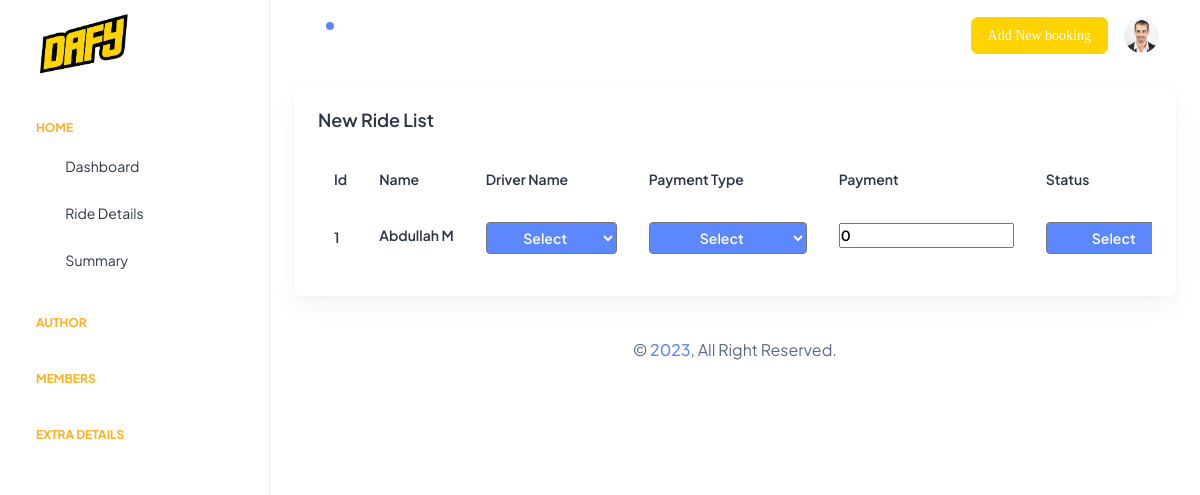
/backend/src/update.php?id=1 (signed in), run on the app's committed database.
### tables this page shows
CREATE TABLE `customer` (
  `id` int(11) NOT NULL,
  `name` varchar(30) NOT NULL,
  `email` varchar(20) NOT NULL,
  `phone` varchar(13) NOT NULL,
  `pick_up` varchar(40) NOT NULL,
  `drop_in` varchar(40) NOT NULL,
  `ride_type` varchar(30) NOT NULL,
  `time_ride` varchar(20) NOT NULL,
  `date` varchar(20) NOT NULL,
  `time` varchar(20) NOT NULL,
  `v_name` varchar(30) NOT NULL,
  `v_type` varchar(30) NOT NULL,
  `driver_name` varchar(30) NOT NULL,
  `payment_type` varchar(30) NOT NULL,
  `payment` varchar(20) NOT NULL,
  `status` varchar(20) NOT NULL
);

### backend/src/update.php (the view, shortened to what this page needs)
<?php
include "../database/connection.php";
$g_id = $_GET['id'];
include_once 'header.php';
?>
<div class="container-fluid">
            <div class="row">
              <div class="col-lg-100 d-flex align-items-center">
                <div class="card w-100">
                  <div class="card-body p-4">
                    <h5 class="card-title fw-semibold mb-4">New Ride List </h5>
                    <div class="table-responsive">
                      <table class="table text-nowrap mb-0 align-middle">
                      <thead class="text-dark fs-4">
                          <tr>
                            <th class="border-bottom-0">
                              <h6 class="fw-semibold mb-0">Id</h6>
                            </th>
                            <th class="border-bottom-0">
                              <h6 class="fw-semibold mb-0">Name</h6>
                            </th>
                            <th class="border-bottom-0">
                              <h6 class="fw-semibold mb-0">Driver Name</h6>
                            </th>
                            <th class="border-bottom-0 data5">
                              <h6 class="fw-semibold mb-0">Payment Type</h6>
                            </th>
                            <th class="border-bottom-0">
                              <h6 class="fw-semibold mb-0">Payment</h6>
                            </th>
                            <th class="border-bottom-0">
                              <h6 class="fw-semibold mb-0">Status</h6>
                            </th>
                            </tr>
                        </thead>
                          <tbody>
                                              <?php
                                              $sql = mysqli_query($conn, "SELECT * FROM `customer` WHERE id= $g_id");
                                              if (mysqli_num_rows($sql) > 0) {
                                                echo '<form method="POST">';
                                                while ($edit = mysqli_fetch_array($sql)) {
                                                  echo '
                                                  <tr>
                                                  <td class="border-bottom-0"><h6 class="fw-semibold mb-0">'.  $edit['id'] .'</h6></td>
                                                  <td class="border-bottom-0"><h6 class="fw-semibold mb-1">'. $edit['name'] .'</h6></td>
                                                  <td class="border-bottom-0 data5">
                                                  <select name="assign" id="" class="badge bg-primary fw-semibold">
                                                      <option selected disabled>Select</option>
                                                  </select>
                                                  </td>
                                                  <td class="border-bottom-0 data5">
                                                  <select name="pay_type" id="" class="badge bg-primary fw-semibold">
                                                      <option selected disabled>Select</option>
                                                  </select>
                                                  </td>
                                                  <td class="border-bottom-0"><input type="text" class="fw-semibold mb-1" value="'. $edit['payment'] .'" name="pay_ment"></td>
                                                  <td class="border-bottom-0">
                                                  <select name="status" id="sel" class="badge bg-primary fw-semibold">
                                                      <option value="" selected disabled>Select</option>
                                                  </select>
                                                  </td>
                                                  </tr>
                                                  ';
                                                }
                                                echo '</form>';
                                              }?>
                          </tbody>
                      </table>
                    </div>
                </div>
              </div>
            </div>
          </div>
<?php
      include_once 'footer.php';
?>

### backend/src/header.php (shortened to what this page needs)
<?php include '../database/connection.php';
$session=$_SESSION['id'];
$sql=mysqli_query($conn,"SELECT * FROM `admin` WHERE `a_id`='$session'");
?>
<!doctype html>
<html lang="en">
<head>
    <link href="https://cdnjs.cloudflare.com/ajax/libs/font-awesome/5.10.0/css/all.min.css" rel="stylesheet">
    <link href="https://cdn.jsdelivr.net/npm/bootstrap-icons@1.4.1/font/bootstrap-icons.css" rel="stylesheet">
    <link rel="stylesheet" href="../assets/css/styles.min.css" />
    <link rel="stylesheet" href="https://cdnjs.cloudflare.com/ajax/libs/font-awesome/6.4.0/css/all.min.css" />
</head>
<body>
  <div class="page-wrapper" id="main-wrapper" data-layout="vertical" data-navbarbg="skin6" data-sidebartype="full"
    data-sidebar-position="fixed" data-header-position="fixed">
    <aside class="left-sidebar">
      <div>
        <div class="brand-logo d-flex align-items-center justify-content-between">
          <a href="./main.php" class="text-nowrap logo-img">
            <img src="../assets/images/logos/loader.png" width="120" alt="" />
          </a>
        </div>
        <nav class="sidebar-nav scroll-sidebar" data-simplebar="">
          <ul id="sidebarnav">
            <li class="nav-small-cap">
              <a class="sidebar-link text-warning" href="javascript:void(0)" aria-expanded="false">
              <i class="ti ti-dots nav-small-cap-icon fs-4"></i><span class="hide-menu">Home</span></a>
            </li>
                  <li class="sidebar-item">
                    <a  class="sidebar-link" href="main.php" aria-expanded="false">
                      <span>
                        <i class="ti ti-layout-dashboard"></i>
                      </span>
                      <span class="hide-menu">Dashboard</span>
                    </a>
                  </li>
                  <li class="sidebar-item">
                    <a class="sidebar-link" href="javascript:void(0)" aria-expanded="false">
                      <i class="ti ti-car"></i ><span class="hide-menu">Ride Details</span></a>
                  </li>
                <li class="sidebar-item">
                  <a class="sidebar-link" href="summary.php" aria-expanded="false">
                    <span>
                      <i class="ti ti-clipboard"></i>
                    </span>
                    <span class="hide-menu">Summary</span>
                  </a>
                </li>
            <li class="nav-small-cap">
              <a class="sidebar-link text-warning" href="javascript:void(0)" aria-expanded="false">
              <i class="ti ti-dots nav-small-cap-icon fs-4"></i><span class="hide-menu">AUTHOR</span></a>
            </li>
              <li class="nav-small-cap">
                <a class="sidebar-link text-warning" href="javascript:void(0)" aria-expanded="false">
                <i class="ti ti-dots nav-small-cap-icon fs-4"></i><span class="hide-menu">MEMBERS</span></a>
            </li>
            <li class="nav-small-cap">
            <a class="sidebar-link text-warning" href="javascript:void(0)" aria-expanded="false">
            <i class="ti ti-dots nav-small-cap-icon fs-4"></i><span class="hide-menu">EXTRA DETAILS</span></a>
              </li>
          </ul>
        </nav>
      </div>
    </aside>
    <div class="body-wrapper">
      <header class="app-header">
        <nav class="navbar navbar-expand-lg navbar-light">
          <ul class="navbar-nav">
            <li class="nav-item">
              <a class="nav-link nav-icon-hover" href="javascript:void(0)">
                <i class="ti ti-bell-ringing"></i>
                <div class="notification bg-primary rounded-circle"></div>
              </a>
            </li>
          </ul>
          <div class="navbar-collapse justify-content-end px-0" id="navbarNav">
            <ul class="navbar-nav flex-row ms-auto align-items-center justify-content-end">
            <a href="add_customer.php"  class="btn btn-primary d-flex align-items-center gap-2 " >Add New booking</a>
              <li class="nav-item dropdown">
                <a class="nav-link nav-icon-hover" href="javascript:void(0)" id="drop2" data-bs-toggle="dropdown"
                  aria-expanded="false">
                  <?php if ($sql->num_rows > 0) {  while ($view = mysqli_fetch_array($sql)){  ?>
                  <img src="../assets/images/profile/<?php echo $view['a_img']; ?>" alt="" width="35" height="35" class="rounded-circle">
                </a>
                <?php
                    } } else { echo '<tr><td colspan="12">No data found.</td></tr>'; }
                 ?>
              </li>
            </ul>
          </div>
        </nav>
      </header>

### data on the page
customer: id "1", name "Abdullah M", pay_ment "0"
